Frame 1 (no input): blank canvas, image omitted
Frame 60 (the mouse pressed at the canvas centre just before this capture): blank canvas, image omitted
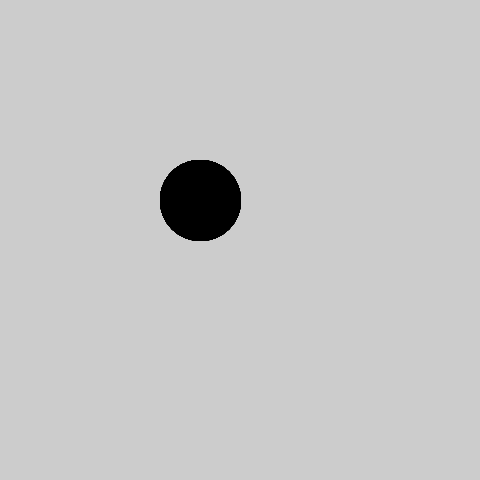
Frame 120 (the mouse held since frame 60 and released just before this capture)

The Processing sketch whose frames 1 and 60 were blank and that drew this single picture after the mouse press (run headless with seeded random() and noise(); from frame 60 on, the mouse is pressed at the canvas centre):

// Processing sketch: sketch_161207a
// ── sketch_161207a.pde
void setup()
{
  size(480,  480);
  smooth();
}

void draw()
{
  if (mousePressed)
  {
    fill (0);
  }
  else
  {
    fill(255);
  }
  
  ellipse(mouseX-40,mouseY-40, 80, 80);
}
